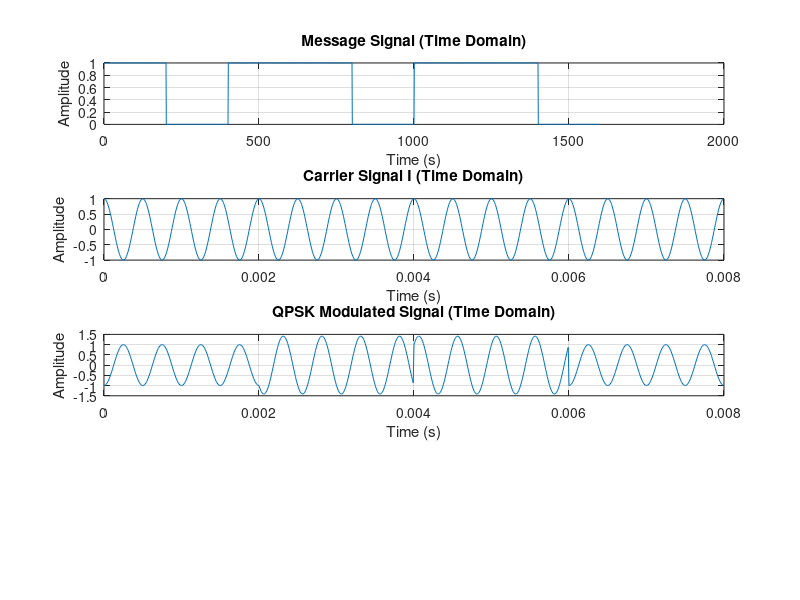
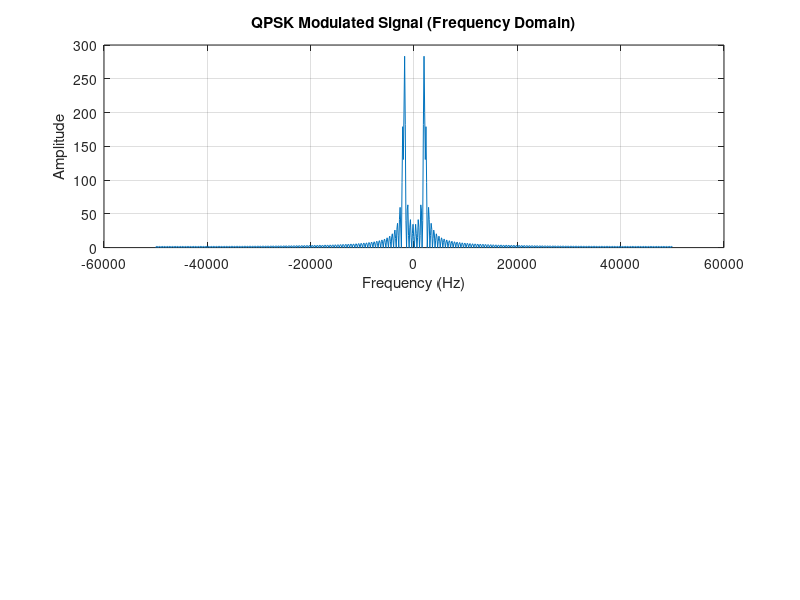

These figures' MATLAB source, in order:
Fs = 100000; 
fc = 2000; 
bit_duration = 0.002; 
message_bits = [1 0 1 1 0 1 1 0]; 
num_symbols = length(message_bits) / 2;
t = 0:1/Fs:bit_duration * num_symbols - 1/Fs;
symbols = reshape(message_bits, 2, [])';
carrier_I = cos(2*pi*fc*t);
carrier_Q = sin(2*pi*fc*t);
qpsk_signal = zeros(1, length(t));
for i = 1:num_symbols
    if symbols(i, 1) == 0 && symbols(i, 2) == 0
        qpsk_signal((i-1)*Fs*bit_duration+1:i*Fs*bit_duration) = carrier_I((i-1)*Fs*bit_duration+1:i*Fs*bit_duration);
    elseif symbols(i, 1) == 0 && symbols(i, 2) == 1
        qpsk_signal((i-1)*Fs*bit_duration+1:i*Fs*bit_duration) = carrier_I((i-1)*Fs*bit_duration+1:i*Fs*bit_duration) + carrier_Q((i-1)*Fs*bit_duration+1:i*Fs*bit_duration);
    elseif symbols(i, 1) == 1 && symbols(i, 2) == 0
        qpsk_signal((i-1)*Fs*bit_duration+1:i*Fs*bit_duration) = -carrier_I((i-1)*Fs*bit_duration+1:i*Fs*bit_duration);
    else
        qpsk_signal((i-1)*Fs*bit_duration+1:i*Fs*bit_duration) = -carrier_I((i-1)*Fs*bit_duration+1:i*Fs*bit_duration) - carrier_Q((i-1)*Fs*bit_duration+1:i*Fs*bit_duration);
    end
end
freq_axis = linspace(-Fs/2, Fs/2, length(t));
fft_qpsk_signal = abs(fftshift(fft(qpsk_signal)));

figure; subplot(4, 1, 1);
message_signal = repelem(message_bits, length(t) / num_symbols); % Create message signal for plotting
plot(message_signal); title('Message Signal (Time Domain)');
xlabel('Time (s)'); ylabel('Amplitude'); grid on;

subplot(4, 1, 2);
plot(t, carrier_I); title('Carrier Signal I (Time Domain)');
xlabel('Time (s)'); ylabel('Amplitude'); grid on;

subplot(4, 1, 3); 
plot(t, qpsk_signal); title('QPSK Modulated Signal (Time Domain)');
xlabel('Time (s)'); ylabel('Amplitude'); grid on;

figure; subplot(2, 1, 1); 
plot(freq_axis, fft_qpsk_signal); title('QPSK Modulated Signal (Frequency Domain)');
xlabel('Frequency (Hz)'); ylabel('Amplitude'); grid on;
